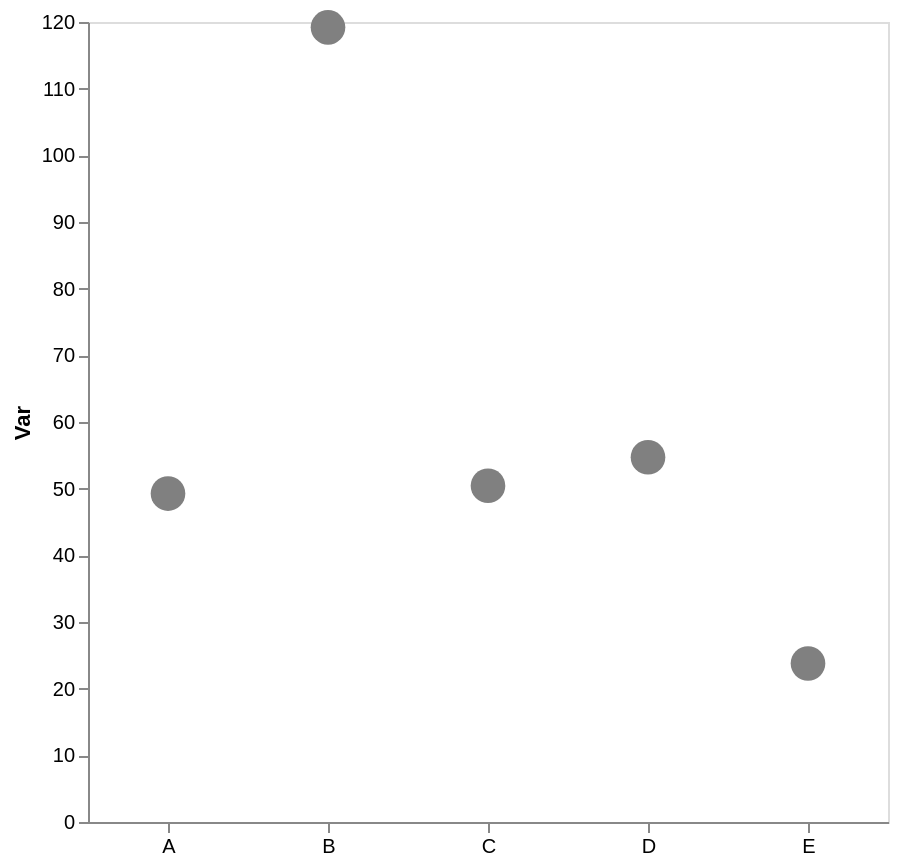

Source (Vega-Lite JSON):
### Vega-Lite specification from a JSON file in a GitHub repository (floating-point values rounded to 4 significant figures)
{"config": {"view": {"continuousWidth": 300, "continuousHeight": 300}, "axis": {"grid": false}, "bar": {"color": "gray"}}, "data": {"name": "data-750e2a88890a003b3554831f4cb67345"}, "mark": {"type": "point", "color": "gray", "filled": true, "size": 300}, "encoding": {"x": {"axis": {"labelAngle": 0, "title": null}, "field": "cat", "type": "nominal"}, "y": {"aggregate": "mean", "axis": {"title": "Var"}, "field": "var1", "type": "quantitative"}}, "height": 400, "width": 400, "$schema": "https://vega.github.io/schema/vega-lite/v5.17.0.json", "datasets": {"data-750e2a88890a003b3554831f4cb67345": [{"cat": "B", "var1": 119.2, "var2": 51.43}, {"cat": "E", "var1": 24.53, "var2": 52.48}, {"cat": "E", "var1": 23.03, "var2": 45.04}, {"cat": "A", "var1": 56.6, "var2": 39.31}, {"cat": "A", "var1": 51.0, "var2": 61.65}, {"cat": "D", "var1": 42.29, "var2": 57.49}, {"cat": "D", "var1": 66.0, "var2": 43.46}, {"cat": "C", "var1": 35.37, "var2": 50.16}, {"cat": "D", "var1": 48.91, "var2": 35.74}, {"cat": "A", "var1": 40.18, "var2": 35.28}, {"cat": "D", "var1": 61.62, "var2": 60.24}, {"cat": "C", "var1": 65.49, "var2": 35.2}]}}
